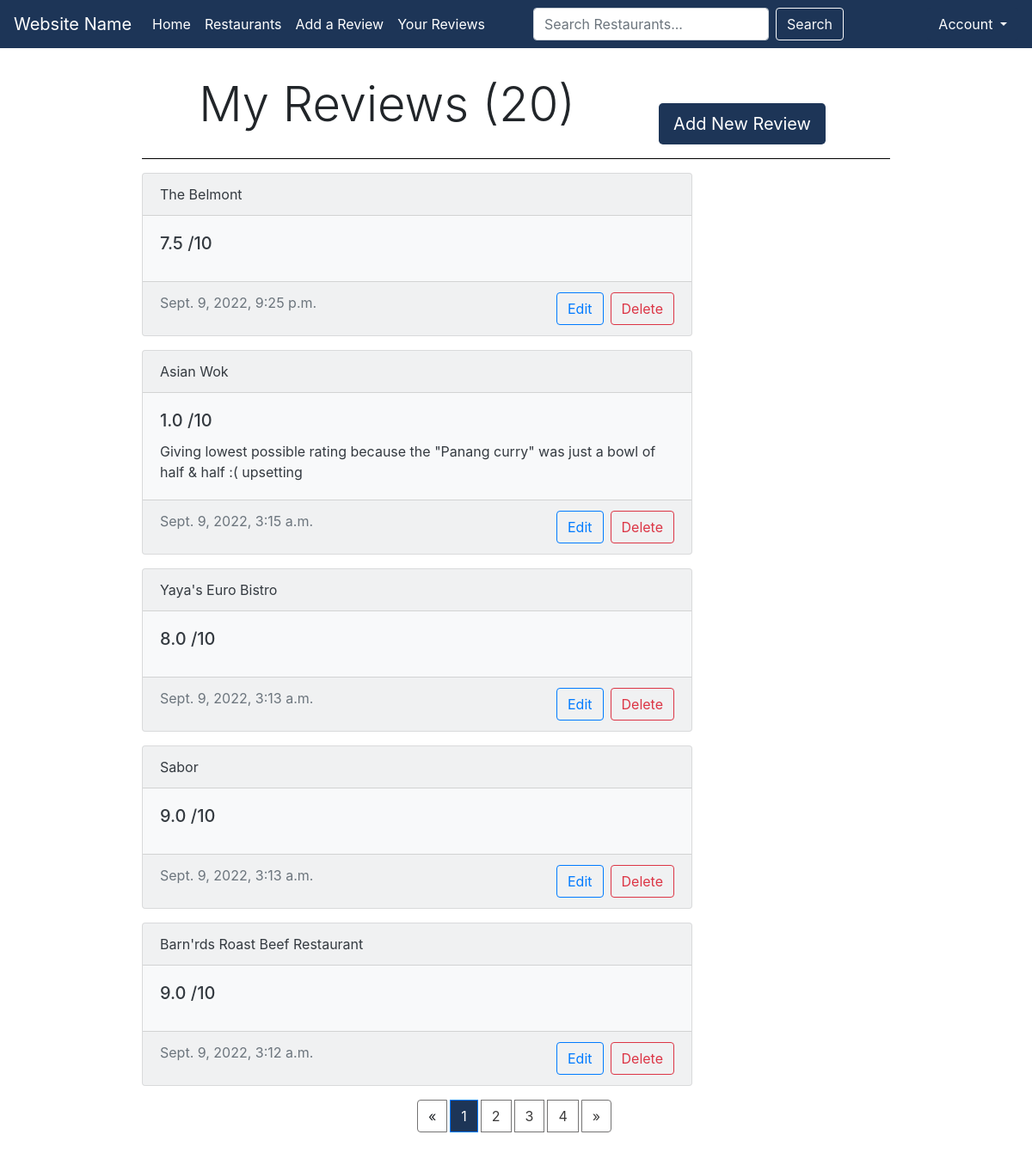
Before: /ratings (signed in) with the older database file.
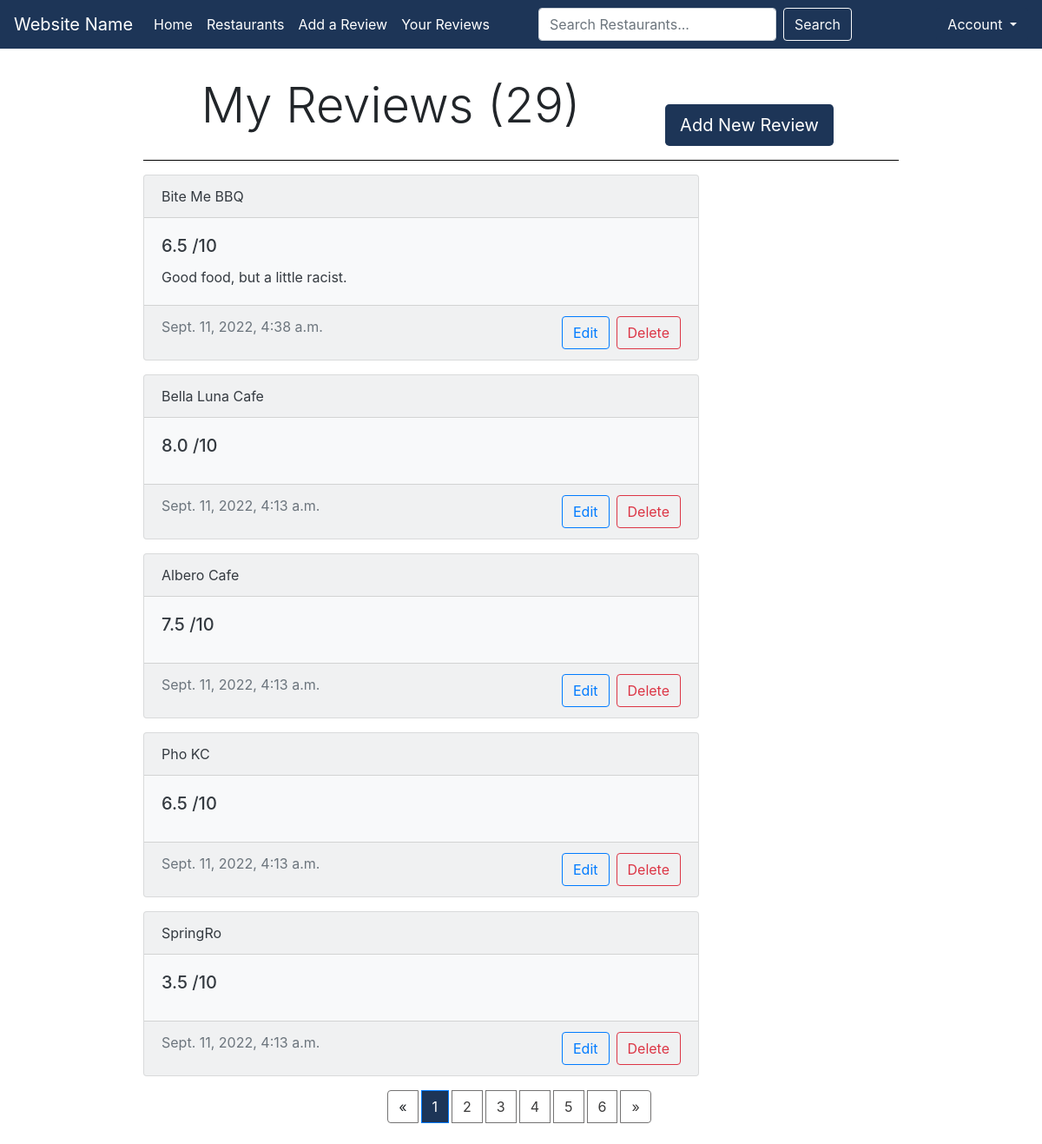
After: the same page with the newer database file.
### restaurants/models.py (models this page shows, shortened)
class Rating(models.Model):
    user = models.ForeignKey(
        User, on_delete=models.CASCADE, null=False)
    restaurant = models.ForeignKey(
        Restaurant, on_delete=models.CASCADE, null=False)
    rating = models.DecimalField(decimal_places=1, max_digits=3)
    review = models.TextField(null=True, blank=True)
    updated = models.DateTimeField(auto_now=True)
    created = models.DateTimeField(auto_now_add=True)
    class Meta:
        ordering = ['-updated', '-created']

class Restaurant(models.Model):
    name = models.CharField(max_length=100, null=False)
    tags = models.CharField(max_length=50, null=True)
    class Meta:
        db_table = "restaurant"
    def __str__(self):
        return self.name

### restaurants/views.py (the view)
# urls.py: path("ratings", views.ratings, name="ratings"),
@login_required(login_url="login")
def ratings(request):
    user = request.user
    ratings = Rating.objects.filter(user=user)
    rating_count = Rating.objects.filter(user=user).count()
    paginator = Paginator(ratings, 5)
    page_number = request.GET.get('page', 1)
    page_obj = paginator.get_page(page_number)
    page_obj.adjusted_elided_pages = paginator.get_elided_page_range(page_number, on_each_side=2)
    context = {'ratings': ratings, 'user': user, 'page_obj': page_obj, 'ratingCount': rating_count}
    return render(request, "restaurants/ratings.html", context)

### restaurants/templates/restaurants/ratings.html (shortened to what this page needs)
{% extends 'restaurants/base.html' %}
{% block content %}
<div class="container w-75">
  <div class="row">
    <h1 class="display-4 col-sm-8 mt-3 text-center">My Reviews ({{ratingCount}})</h1>
    <div class="col-sm-3">
      <div class= "btn-toolbar float-right mt-5">
        <a class="btn darkBlue btn-lg" href="{% url 'addrating' %}">Add New Review</a>
      </div>
    </div>
  </div>
<hr size="10" color="#000000" noshade>
{% for rating in page_obj %}
        <div class="card text-dark bg-light mb-3" style="max-width: 40rem;">
          <div class="card-header">{{rating.restaurant}}</div>
            <div class="card-body">
              <h5 class="card-title">{{rating.rating}} /10</h5>
              <p class="card-text">{{rating.review}}</p>
            </div>
          <div class="card-footer text-muted">{{rating.updated}}
            <div class= "btn-toolbar float-right">
              <a class="btn btn-outline-primary mr-2" href="{% url 'update-rating' rating.id %}">Edit</a>
              <a class="btn btn-outline-danger" href="{% url 'delete-rating' rating.id %}">Delete</a>
            </div>
          </div>
        </div>
        {% empty %}
          <div class="alert alert-light" role="alert"> Oops! Looks like you haven't reviewed anything yet! &#9785; </div>
{% endfor %}
<nav class="mt-3" aria-label="Page navigation">
  <ul class="pagination justify-content-center flex-wrap mt-2 mb-4">
    {% if page_obj.has_previous %}
        <li class="page-item mr-1"><a class="page-link" href="?page={{ page_obj.previous_page_number }}">&laquo;</a></li>
    {% else %}
        <li class="page-item mr-1"><a class="page-link">&laquo;</a></li>
    {% endif %}
    {% for i in page_obj.adjusted_elided_pages|default_if_none:page_obj.paginator.get_elided_page_range %}
        {% if page_obj.number == i %}
            <li class="active page-item mr-1"><span class="page-link" id="activeItem">{{ i }} <span class="sr-only">(current)</span></span>
            </li>
        {% else %}
            {% if i == page_obj.paginator.ELLIPSIS %}
                <li class="page-item mr-1"><a class="page-link">{{ i }}</a></li>
            {% else %}
                <li class="page-item mr-1"><a class="page-link" href="?page={{ i }}">{{ i }}</a></li>
            {% endif %}
        {% endif %}
    {% endfor %}
    {% if page_obj.has_next %}
        <li class="page-item mr-1"><a class="page-link" href="?page={{ page_obj.next_page_number }}">&raquo;</a></li>
    {% else %}
        <li class="page-item mr-1"><a class="page-link">&raquo;</a></li>
    {% endif %}
  </ul>
</nav>
</div>
{% endblock %}

Changed rows visible on the page:
no longer on this page (row unchanged): Rating: restaurant "The Belmont", rating "7.5", updated "Sept. 9, 2022, 9:25 p.m."
no longer on this page (row unchanged): Rating: restaurant "Asian Wok", rating "1.0", review "Giving lowest possible rating because the \"Panang curry\" was just a bowl of half & half :( upsetting", updated "Sept. 9, 2022, 3:15 a.m."
no longer on this page (row unchanged): Rating: restaurant "Yaya's Euro Bistro", rating "8.0", updated "Sept. 9, 2022, 3:13 a.m."
no longer on this page (row unchanged): Rating: restaurant "Sabor", rating "9.0", updated "Sept. 9, 2022, 3:13 a.m."
no longer on this page (row unchanged): Rating: restaurant "Barn'rds Roast Beef Restaurant", rating "9.0", updated "Sept. 9, 2022, 3:12 a.m."
added Rating: restaurant "Bite Me BBQ", rating "6.5", review "Good food, but a little racist.", updated "Sept. 11, 2022, 4:38 a.m."
added Rating: restaurant "Bella Luna Cafe", rating "8.0", updated "Sept. 11, 2022, 4:13 a.m."
added Rating: restaurant "Albero Cafe", rating "7.5", updated "Sept. 11, 2022, 4:13 a.m."
added Rating: restaurant "Pho KC", rating "6.5", updated "Sept. 11, 2022, 4:13 a.m."
added Rating: restaurant "SpringRo", rating "3.5", updated "Sept. 11, 2022, 4:13 a.m."
Other visible differences:
{{ ratingCount }}: "20" → "29"
new list line: "5"
new list line: "6"
